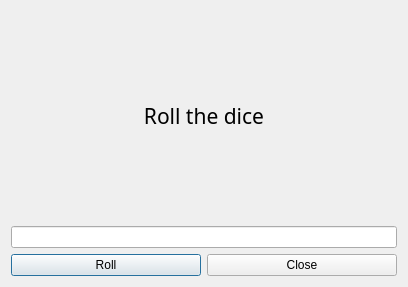
<?xml version="1.0" encoding="UTF-8"?>
<ui version="4.0">
 <class>Dialog</class>
 <widget class="QDialog" name="Dialog">
  <property name="geometry">
   <rect>
    <x>0</x>
    <y>0</y>
    <width>408</width>
    <height>287</height>
   </rect>
  </property>
  <property name="windowTitle">
   <string>Random_Dice</string>
  </property>
  <layout class="QVBoxLayout" name="verticalLayout">
   <item>
    <widget class="QLabel" name="label2">
     <property name="minimumSize">
      <size>
       <width>0</width>
       <height>200</height>
      </size>
     </property>
     <property name="font">
      <font>
       <family>Agency FB</family>
       <pointsize>16</pointsize>
      </font>
     </property>
     <property name="text">
      <string>Roll the dice</string>
     </property>
     <property name="alignment">
      <set>Qt::AlignCenter</set>
     </property>
    </widget>
   </item>
   <item>
    <widget class="QLineEdit" name="lineEdit"/>
   </item>
   <item>
    <layout class="QHBoxLayout" name="horizontalLayout">
     <item>
      <widget class="QPushButton" name="pushButton_3">
       <property name="text">
        <string>Roll</string>
       </property>
      </widget>
     </item>
     <item>
      <widget class="QPushButton" name="pushButton">
       <property name="text">
        <string>Close</string>
       </property>
      </widget>
     </item>
    </layout>
   </item>
  </layout>
 </widget>
 <resources/>
 <connections>
  <connection>
   <sender>pushButton_3</sender>
   <signal>clicked()</signal>
   <receiver>Dialog</receiver>
   <slot>slot_1st()</slot>
   <hints>
    <hint type="sourcelabel">
     <x>86</x>
     <y>270</y>
    </hint>
    <hint type="destinationlabel">
     <x>86</x>
     <y>271</y>
    </hint>
   </hints>
  </connection>
  <connection>
   <sender>pushButton</sender>
   <signal>clicked()</signal>
   <receiver>Dialog</receiver>
   <slot>slot_3rd()</slot>
   <hints>
    <hint type="sourcelabel">
     <x>315</x>
     <y>270</y>
    </hint>
    <hint type="destinationlabel">
     <x>313</x>
     <y>275</y>
    </hint>
   </hints>
  </connection>
  <connection>
   <sender>lineEdit</sender>
   <signal>textChanged(QString)</signal>
   <receiver>label2</receiver>
   <slot>setText(QString)</slot>
   <hints>
    <hint type="sourcelabel">
     <x>160</x>
     <y>226</y>
    </hint>
    <hint type="destinationlabel">
     <x>153</x>
     <y>141</y>
    </hint>
   </hints>
  </connection>
 </connections>
 <slots>
  <slot>slot_1st()</slot>
  <slot>slot_2nd()</slot>
  <slot>slot_3rd()</slot>
 </slots>
</ui>
